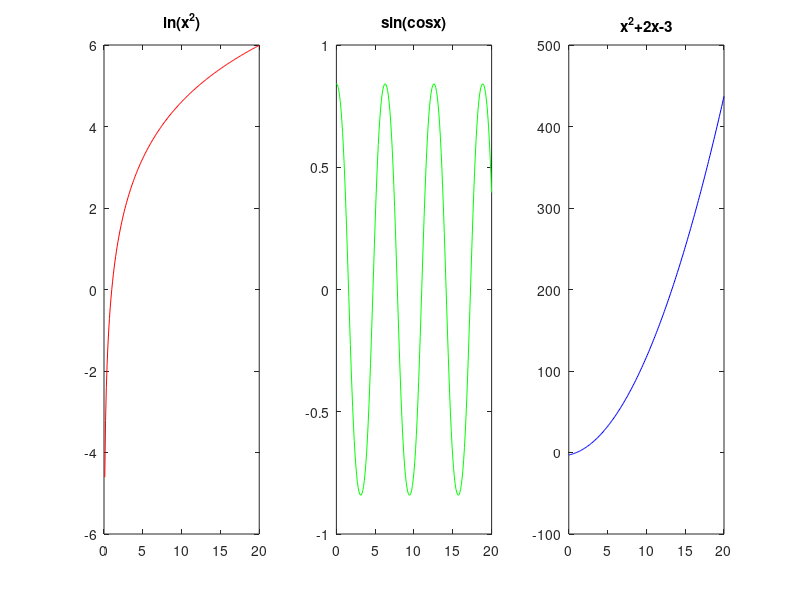

The MATLAB script that drew this image:
% Definicja osi x
x = 0:0.1:20; 

% Wyliczenie wartosci osi Y dla funkcji
y1 = log(x.^2); % ln(x^2)
y2 = sin(cos(x)); % sin(cosx)
y3 = x.^2 + 2*x - 3; % x^2+2x-3

% wywołanie funkcji subplot
subplot(1,3,1);
plot(x, y1, 'r');
title('ln(x^2)');

subplot(1,3,2);
plot(x, y2, 'g');
title('sin(cosx)');

subplot(1,3,3);
plot(x, y3, 'b');
title('x^2+2x-3');
